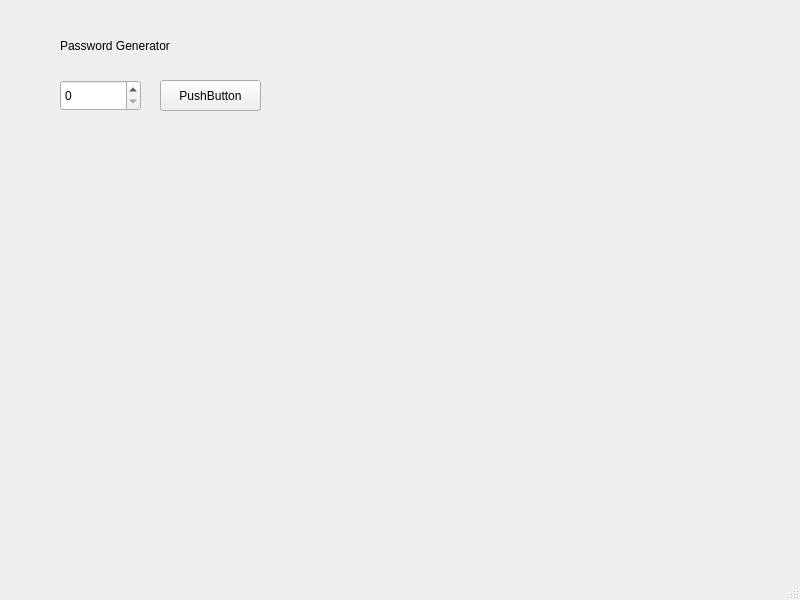
<?xml version="1.0" encoding="UTF-8"?>
<ui version="4.0">
 <class>MainWindow</class>
 <widget class="QMainWindow" name="MainWindow">
  <property name="geometry">
   <rect>
    <x>0</x>
    <y>0</y>
    <width>800</width>
    <height>600</height>
   </rect>
  </property>
  <property name="windowTitle">
   <string>MainWindow</string>
  </property>
  <widget class="QWidget" name="centralwidget">
   <widget class="QPushButton" name="pushButton">
    <property name="geometry">
     <rect>
      <x>160</x>
      <y>80</y>
      <width>101</width>
      <height>31</height>
     </rect>
    </property>
    <property name="text">
     <string>PushButton</string>
    </property>
   </widget>
   <widget class="QSpinBox" name="spinBox">
    <property name="geometry">
     <rect>
      <x>60</x>
      <y>80</y>
      <width>81</width>
      <height>31</height>
     </rect>
    </property>
   </widget>
   <widget class="QLabel" name="label">
    <property name="geometry">
     <rect>
      <x>60</x>
      <y>20</y>
      <width>201</width>
      <height>51</height>
     </rect>
    </property>
    <property name="text">
     <string>Password Generator</string>
    </property>
   </widget>
   <widget class="QLabel" name="label_2">
    <property name="geometry">
     <rect>
      <x>50</x>
      <y>120</y>
      <width>661</width>
      <height>321</height>
     </rect>
    </property>
    <property name="text">
     <string/>
    </property>
   </widget>
  </widget>
  <widget class="QMenuBar" name="menubar">
   <property name="geometry">
    <rect>
     <x>0</x>
     <y>0</y>
     <width>800</width>
     <height>26</height>
    </rect>
   </property>
  </widget>
  <widget class="QStatusBar" name="statusbar"/>
 </widget>
 <resources/>
 <connections/>
</ui>
